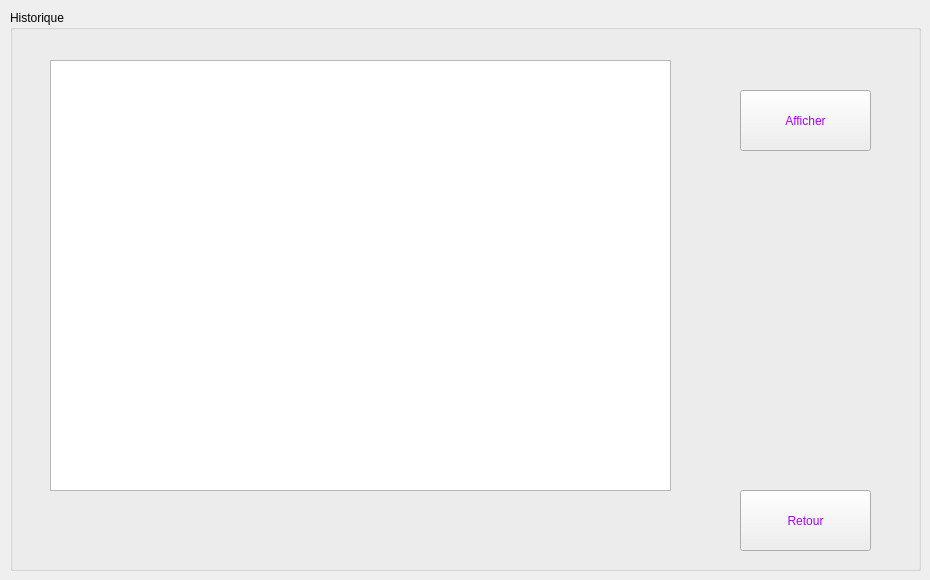
    <widget class="QWidget" name="historiqueoffre">
     <widget class="QGroupBox" name="groupBox_7">
      <property name="geometry">
       <rect>
        <x>10</x>
        <y>10</y>
        <width>911</width>
        <height>561</height>
       </rect>
      </property>
      <property name="title">
       <string>Historique</string>
      </property>
      <widget class="QTextBrowser" name="textBrowser">
       <property name="geometry">
        <rect>
         <x>40</x>
         <y>50</y>
         <width>621</width>
         <height>431</height>
        </rect>
       </property>
      </widget>
      <widget class="QPushButton" name="pb_retour_historique">
       <property name="geometry">
        <rect>
         <x>730</x>
         <y>480</y>
         <width>131</width>
         <height>61</height>
        </rect>
       </property>
       <property name="styleSheet">
        <string notr="true">color: rgb(170, 0, 255);</string>
       </property>
       <property name="text">
        <string>Retour</string>
       </property>
      </widget>
      <widget class="QPushButton" name="pb_afficher_historique">
       <property name="geometry">
        <rect>
         <x>730</x>
         <y>80</y>
         <width>131</width>
         <height>61</height>
        </rect>
       </property>
       <property name="styleSheet">
        <string notr="true">color: rgb(170, 0, 255);</string>
       </property>
       <property name="text">
        <string>Afficher</string>
       </property>
      </widget>
      <widget class="QLabel" name="label_25">
       <property name="geometry">
        <rect>
         <x>-20</x>
         <y>-10</y>
         <width>981</width>
         <height>611</height>
        </rect>
       </property>
       <property name="text">
        <string/>
       </property>
       <property name="pixmap">
        <pixmap>../bgg.png</pixmap>
       </property>
      </widget>
      <zorder>label_25</zorder>
      <zorder>textBrowser</zorder>
      <zorder>pb_retour_historique</zorder>
      <zorder>pb_afficher_historique</zorder>
     </widget>
    </widget>
